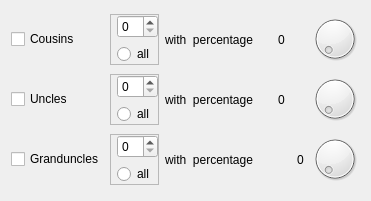
        <widget class="QWidget" name="gridLayoutWidget_2">
         <property name="geometry">
          <rect>
           <x>10</x>
           <y>370</y>
           <width>371</width>
           <height>201</height>
          </rect>
         </property>
         <layout class="QGridLayout" name="gridLayout_3">
          <item row="1" column="3" alignment="Qt::AlignHCenter">
           <widget class="QLabel" name="label_16">
            <property name="text">
             <string>0</string>
            </property>
           </widget>
          </item>
          <item row="0" column="3" alignment="Qt::AlignHCenter">
           <widget class="QLabel" name="label_17">
            <property name="text">
             <string>0</string>
            </property>
           </widget>
          </item>
          <item row="0" column="0">
           <widget class="QCheckBox" name="checkBox_4">
            <property name="text">
             <string>Cousins</string>
            </property>
           </widget>
          </item>
          <item row="1" column="4">
           <widget class="QDial" name="dial_5">
            <property name="sizePolicy">
             <sizepolicy hsizetype="Fixed" vsizetype="Minimum">
              <horstretch>1</horstretch>
              <verstretch>1</verstretch>
             </sizepolicy>
            </property>
            <property name="maximumSize">
             <size>
              <width>50</width>
              <height>50</height>
             </size>
            </property>
           </widget>
          </item>
          <item row="0" column="2">
           <widget class="QLabel" name="label_18">
            <property name="text">
             <string>with  percentage</string>
            </property>
           </widget>
          </item>
          <item row="0" column="4">
           <widget class="QDial" name="dial_6">
            <property name="sizePolicy">
             <sizepolicy hsizetype="Fixed" vsizetype="Minimum">
              <horstretch>1</horstretch>
              <verstretch>1</verstretch>
             </sizepolicy>
            </property>
            <property name="maximumSize">
             <size>
              <width>50</width>
              <height>50</height>
             </size>
            </property>
           </widget>
          </item>
          <item row="1" column="2">
           <widget class="QLabel" name="label_19">
            <property name="text">
             <string>with  percentage</string>
            </property>
           </widget>
          </item>
          <item row="1" column="0">
           <widget class="QCheckBox" name="checkBox_5">
            <property name="text">
             <string>Uncles</string>
            </property>
           </widget>
          </item>
          <item row="0" column="1">
           <widget class="QFrame" name="frame_4">
            <property name="frameShape">
             <enum>QFrame::StyledPanel</enum>
            </property>
            <property name="frameShadow">
             <enum>QFrame::Raised</enum>
            </property>
            <layout class="QVBoxLayout" name="verticalLayout_13">
             <property name="leftMargin">
              <number>6</number>
             </property>
             <property name="topMargin">
              <number>0</number>
             </property>
             <property name="rightMargin">
              <number>0</number>
             </property>
             <property name="bottomMargin">
              <number>0</number>
             </property>
             <item>
              <widget class="QSpinBox" name="spinBox_4">
               <property name="sizePolicy">
                <sizepolicy hsizetype="Fixed" vsizetype="Fixed">
                 <horstretch>0</horstretch>
                 <verstretch>0</verstretch>
                </sizepolicy>
               </property>
              </widget>
             </item>
             <item>
              <widget class="QRadioButton" name="radioButton_4">
               <property name="text">
                <string>all</string>
               </property>
              </widget>
             </item>
            </layout>
           </widget>
          </item>
          <item row="1" column="1">
           <widget class="QFrame" name="frame_5">
            <property name="frameShape">
             <enum>QFrame::StyledPanel</enum>
            </property>
            <property name="frameShadow">
             <enum>QFrame::Raised</enum>
            </property>
            <layout class="QVBoxLayout" name="verticalLayout_14">
             <property name="leftMargin">
              <number>6</number>
             </property>
             <property name="topMargin">
              <number>0</number>
             </property>
             <property name="rightMargin">
              <number>0</number>
             </property>
             <property name="bottomMargin">
              <number>0</number>
             </property>
             <item>
              <widget class="QSpinBox" name="spinBox_5">
               <property name="sizePolicy">
                <sizepolicy hsizetype="Fixed" vsizetype="Fixed">
                 <horstretch>0</horstretch>
                 <verstretch>0</verstretch>
                </sizepolicy>
               </property>
              </widget>
             </item>
             <item>
              <widget class="QRadioButton" name="radioButton_5">
               <property name="text">
                <string>all</string>
               </property>
              </widget>
             </item>
            </layout>
           </widget>
          </item>
          <item row="2" column="0">
           <widget class="QCheckBox" name="checkBox_6">
            <property name="text">
             <string>Granduncles</string>
            </property>
           </widget>
          </item>
          <item row="2" column="1">
           <widget class="QFrame" name="frame_6">
            <property name="frameShape">
             <enum>QFrame::StyledPanel</enum>
            </property>
            <property name="frameShadow">
             <enum>QFrame::Raised</enum>
            </property>
            <layout class="QVBoxLayout" name="verticalLayout_15">
             <property name="leftMargin">
              <number>6</number>
             </property>
             <property name="topMargin">
              <number>0</number>
             </property>
             <property name="rightMargin">
              <number>0</number>
             </property>
             <property name="bottomMargin">
              <number>0</number>
             </property>
             <item>
              <widget class="QSpinBox" name="spinBox_6">
               <property name="sizePolicy">
                <sizepolicy hsizetype="Fixed" vsizetype="Fixed">
                 <horstretch>0</horstretch>
                 <verstretch>0</verstretch>
                </sizepolicy>
               </property>
              </widget>
             </item>
             <item>
              <widget class="QRadioButton" name="radioButton_6">
               <property name="text">
                <string>all</string>
               </property>
              </widget>
             </item>
            </layout>
           </widget>
          </item>
          <item row="2" column="2">
           <widget class="QLabel" name="label_20">
            <property name="text">
             <string>with  percentage</string>
            </property>
           </widget>
          </item>
          <item row="2" column="3" alignment="Qt::AlignRight">
           <widget class="QLabel" name="label_21">
            <property name="text">
             <string>0</string>
            </property>
           </widget>
          </item>
          <item row="2" column="4">
           <widget class="QDial" name="dial_7">
            <property name="sizePolicy">
             <sizepolicy hsizetype="Fixed" vsizetype="Minimum">
              <horstretch>1</horstretch>
              <verstretch>1</verstretch>
             </sizepolicy>
            </property>
            <property name="maximumSize">
             <size>
              <width>50</width>
              <height>50</height>
             </size>
            </property>
           </widget>
          </item>
         </layout>
        </widget>
